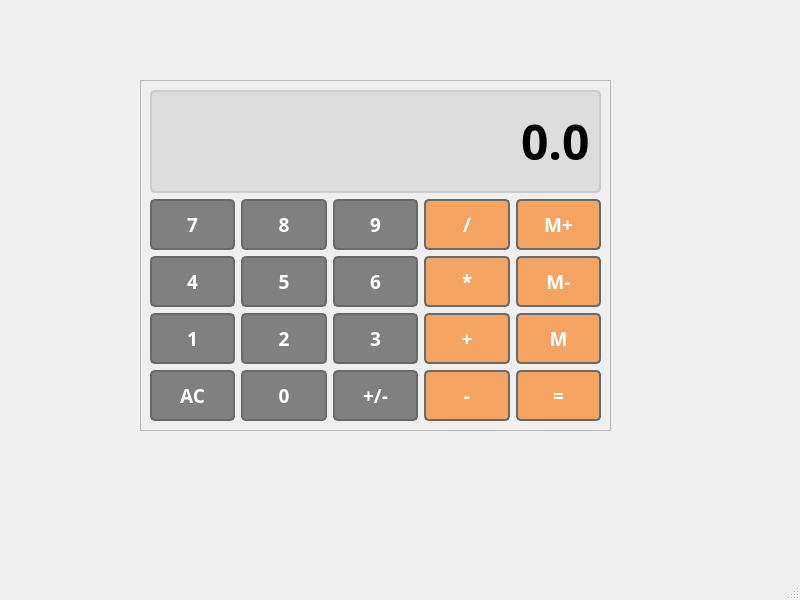
<?xml version="1.0" encoding="UTF-8"?>
<ui version="4.0">
 <class>MainWindow</class>
 <widget class="QMainWindow" name="MainWindow">
  <property name="geometry">
   <rect>
    <x>0</x>
    <y>0</y>
    <width>800</width>
    <height>600</height>
   </rect>
  </property>
  <property name="sizePolicy">
   <sizepolicy hsizetype="Preferred" vsizetype="Preferred">
    <horstretch>0</horstretch>
    <verstretch>0</verstretch>
   </sizepolicy>
  </property>
  <property name="windowTitle">
   <string>MainWindow</string>
  </property>
  <widget class="QWidget" name="centralwidget">
   <widget class="QFrame" name="frame">
    <property name="geometry">
     <rect>
      <x>140</x>
      <y>80</y>
      <width>471</width>
      <height>351</height>
     </rect>
    </property>
    <property name="frameShape">
     <enum>QFrame::StyledPanel</enum>
    </property>
    <property name="frameShadow">
     <enum>QFrame::Raised</enum>
    </property>
    <layout class="QGridLayout" name="gridLayout">
     <item row="1" column="1">
      <widget class="QPushButton" name="Button8">
       <property name="sizePolicy">
        <sizepolicy hsizetype="Preferred" vsizetype="Preferred">
         <horstretch>0</horstretch>
         <verstretch>0</verstretch>
        </sizepolicy>
       </property>
       <property name="font">
        <font>
         <family>Arial Black</family>
         <pointsize>14</pointsize>
         <bold>true</bold>
        </font>
       </property>
       <property name="styleSheet">
        <string notr="true">QPushButton {
    background-color: #808080;  
    border: 2px solid #696969; 
    padding: 10px;
    color: white; 
    border-radius: 5px;  
}
QPushButton:pressed {
    background-color: #C0C0C0;  
    border: 2px solid #D3D3D3;  
    padding: 10px;
    color: white; 
    border-radius: 5px;  
}
</string>
       </property>
       <property name="text">
        <string>8</string>
       </property>
      </widget>
     </item>
     <item row="3" column="4">
      <widget class="QPushButton" name="MemGet">
       <property name="sizePolicy">
        <sizepolicy hsizetype="Preferred" vsizetype="Preferred">
         <horstretch>0</horstretch>
         <verstretch>0</verstretch>
        </sizepolicy>
       </property>
       <property name="font">
        <font>
         <family>Arial Black</family>
         <pointsize>14</pointsize>
         <bold>true</bold>
        </font>
       </property>
       <property name="styleSheet">
        <string notr="true">QPushButton {
    background-color: #F4A460;  
    border: 2px solid #696969; 
    padding: 10px;
    color: white; 
    border-radius: 5px;  
}
QPushButton:pressed {
    background-color: #C0C0C0;  
    border: 2px solid #D3D3D3;  
    padding: 10px;
    color: white; 
    border-radius: 5px;  
}
</string>
       </property>
       <property name="text">
        <string>M</string>
       </property>
      </widget>
     </item>
     <item row="3" column="2">
      <widget class="QPushButton" name="Button3">
       <property name="sizePolicy">
        <sizepolicy hsizetype="Preferred" vsizetype="Preferred">
         <horstretch>0</horstretch>
         <verstretch>0</verstretch>
        </sizepolicy>
       </property>
       <property name="font">
        <font>
         <family>Arial Black</family>
         <pointsize>14</pointsize>
         <bold>true</bold>
        </font>
       </property>
       <property name="styleSheet">
        <string notr="true">QPushButton {
    background-color: #808080;  
    border: 2px solid #696969; 
    padding: 10px;
    color: white; 
    border-radius: 5px;  
}
QPushButton:pressed {
    background-color: #C0C0C0;  
    border: 2px solid #D3D3D3;  
    padding: 10px;
    color: white; 
    border-radius: 5px;  
}
</string>
       </property>
       <property name="text">
        <string>3</string>
       </property>
      </widget>
     </item>
     <item row="1" column="2">
      <widget class="QPushButton" name="Button9">
       <property name="sizePolicy">
        <sizepolicy hsizetype="Preferred" vsizetype="Preferred">
         <horstretch>0</horstretch>
         <verstretch>0</verstretch>
        </sizepolicy>
       </property>
       <property name="font">
        <font>
         <family>Arial Black</family>
         <pointsize>14</pointsize>
         <bold>true</bold>
        </font>
       </property>
       <property name="styleSheet">
        <string notr="true">QPushButton {
    background-color: #808080;  
    border: 2px solid #696969; 
    padding: 10px;
    color: white; 
    border-radius: 5px;  
}
QPushButton:pressed {
    background-color: #C0C0C0;  
    border: 2px solid #D3D3D3;  
    padding: 10px;
    color: white; 
    border-radius: 5px;  
}
</string>
       </property>
       <property name="text">
        <string>9</string>
       </property>
      </widget>
     </item>
     <item row="3" column="3">
      <widget class="QPushButton" name="Add">
       <property name="sizePolicy">
        <sizepolicy hsizetype="Preferred" vsizetype="Preferred">
         <horstretch>0</horstretch>
         <verstretch>0</verstretch>
        </sizepolicy>
       </property>
       <property name="font">
        <font>
         <family>Arial Black</family>
         <pointsize>14</pointsize>
         <bold>true</bold>
        </font>
       </property>
       <property name="styleSheet">
        <string notr="true">QPushButton {
    background-color: #F4A460;  
    border: 2px solid #696969; 
    padding: 10px;
    color: white; 
    border-radius: 5px;  
}
QPushButton:pressed {
    background-color: #C0C0C0;  
    border: 2px solid #D3D3D3;  
    padding: 10px;
    color: white; 
    border-radius: 5px;  
}
</string>
       </property>
       <property name="text">
        <string>+</string>
       </property>
      </widget>
     </item>
     <item row="2" column="1">
      <widget class="QPushButton" name="Button5">
       <property name="sizePolicy">
        <sizepolicy hsizetype="Preferred" vsizetype="Preferred">
         <horstretch>0</horstretch>
         <verstretch>0</verstretch>
        </sizepolicy>
       </property>
       <property name="font">
        <font>
         <family>Arial Black</family>
         <pointsize>14</pointsize>
         <bold>true</bold>
        </font>
       </property>
       <property name="styleSheet">
        <string notr="true">QPushButton {
    background-color: #808080;  
    border: 2px solid #696969; 
    padding: 10px;
    color: white; 
    border-radius: 5px;  
}
QPushButton:pressed {
    background-color: #C0C0C0;  
    border: 2px solid #D3D3D3;  
    padding: 10px;
    color: white; 
    border-radius: 5px;  
}
</string>
       </property>
       <property name="text">
        <string>5</string>
       </property>
      </widget>
     </item>
     <item row="1" column="3">
      <widget class="QPushButton" name="Divide">
       <property name="sizePolicy">
        <sizepolicy hsizetype="Preferred" vsizetype="Preferred">
         <horstretch>0</horstretch>
         <verstretch>0</verstretch>
        </sizepolicy>
       </property>
       <property name="font">
        <font>
         <family>Arial Black</family>
         <pointsize>14</pointsize>
         <bold>true</bold>
        </font>
       </property>
       <property name="styleSheet">
        <string notr="true">QPushButton {
    background-color: #F4A460;  
    border: 2px solid #696969; 
    padding: 10px;
    color: white; 
    border-radius: 5px;  
}
QPushButton:pressed {
    background-color: #C0C0C0;  
    border: 2px solid #D3D3D3;  
    padding: 10px;
    color: white; 
    border-radius: 5px;  
}
</string>
       </property>
       <property name="text">
        <string>/</string>
       </property>
      </widget>
     </item>
     <item row="1" column="4">
      <widget class="QPushButton" name="MemAdd">
       <property name="sizePolicy">
        <sizepolicy hsizetype="Preferred" vsizetype="Preferred">
         <horstretch>0</horstretch>
         <verstretch>0</verstretch>
        </sizepolicy>
       </property>
       <property name="font">
        <font>
         <family>Arial Black</family>
         <pointsize>14</pointsize>
         <bold>true</bold>
        </font>
       </property>
       <property name="styleSheet">
        <string notr="true">QPushButton {
    background-color: #F4A460;  
    border: 2px solid #696969; 
    padding: 10px;
    color: white; 
    border-radius: 5px;  
}
QPushButton:pressed {
    background-color: #C0C0C0;  
    border: 2px solid #D3D3D3;  
    padding: 10px;
    color: white; 
    border-radius: 5px;  
}
</string>
       </property>
       <property name="text">
        <string>M+</string>
       </property>
      </widget>
     </item>
     <item row="3" column="1">
      <widget class="QPushButton" name="Button2">
       <property name="sizePolicy">
        <sizepolicy hsizetype="Preferred" vsizetype="Preferred">
         <horstretch>0</horstretch>
         <verstretch>0</verstretch>
        </sizepolicy>
       </property>
       <property name="font">
        <font>
         <family>Arial Black</family>
         <pointsize>14</pointsize>
         <bold>true</bold>
        </font>
       </property>
       <property name="styleSheet">
        <string notr="true">QPushButton {
    background-color: #808080;  
    border: 2px solid #696969; 
    padding: 10px;
    color: white; 
    border-radius: 5px;  
}
QPushButton:pressed {
    background-color: #C0C0C0;  
    border: 2px solid #D3D3D3;  
    padding: 10px;
    color: white; 
    border-radius: 5px;  
}
</string>
       </property>
       <property name="text">
        <string>2</string>
       </property>
      </widget>
     </item>
     <item row="1" column="0">
      <widget class="QPushButton" name="Button7">
       <property name="sizePolicy">
        <sizepolicy hsizetype="Preferred" vsizetype="Preferred">
         <horstretch>0</horstretch>
         <verstretch>0</verstretch>
        </sizepolicy>
       </property>
       <property name="font">
        <font>
         <family>Arial Black</family>
         <pointsize>14</pointsize>
         <bold>true</bold>
        </font>
       </property>
       <property name="styleSheet">
        <string notr="true">QPushButton {
    background-color: #808080;  
    border: 2px solid #696969; 
    padding: 10px;
    color: white; 
    border-radius: 5px;  
}
QPushButton:pressed {
    background-color: #C0C0C0;  
    border: 2px solid #D3D3D3;  
    padding: 10px;
    color: white; 
    border-radius: 5px;  
}
</string>
       </property>
       <property name="text">
        <string>7</string>
       </property>
      </widget>
     </item>
     <item row="2" column="3">
      <widget class="QPushButton" name="Multiply">
       <property name="sizePolicy">
        <sizepolicy hsizetype="Preferred" vsizetype="Preferred">
         <horstretch>0</horstretch>
         <verstretch>0</verstretch>
        </sizepolicy>
       </property>
       <property name="font">
        <font>
         <family>Arial Black</family>
         <pointsize>14</pointsize>
         <bold>true</bold>
        </font>
       </property>
       <property name="styleSheet">
        <string notr="true">QPushButton {
    background-color: #F4A460;  
    border: 2px solid #696969; 
    padding: 10px;
    color: white; 
    border-radius: 5px;  
}
QPushButton:pressed {
    background-color: #C0C0C0;  
    border: 2px solid #D3D3D3;  
    padding: 10px;
    color: white; 
    border-radius: 5px;  
}
</string>
       </property>
       <property name="text">
        <string>*</string>
       </property>
      </widget>
     </item>
     <item row="2" column="0">
      <widget class="QPushButton" name="Button4">
       <property name="sizePolicy">
        <sizepolicy hsizetype="Preferred" vsizetype="Preferred">
         <horstretch>0</horstretch>
         <verstretch>0</verstretch>
        </sizepolicy>
       </property>
       <property name="font">
        <font>
         <family>Arial Black</family>
         <pointsize>14</pointsize>
         <bold>true</bold>
        </font>
       </property>
       <property name="styleSheet">
        <string notr="true">QPushButton {
    background-color: #808080;  
    border: 2px solid #696969; 
    padding: 10px;
    color: white; 
    border-radius: 5px;  
}
QPushButton:pressed {
    background-color: #C0C0C0;  
    border: 2px solid #D3D3D3;  
    padding: 10px;
    color: white; 
    border-radius: 5px;  
}
</string>
       </property>
       <property name="text">
        <string>4</string>
       </property>
      </widget>
     </item>
     <item row="2" column="2">
      <widget class="QPushButton" name="Button6">
       <property name="sizePolicy">
        <sizepolicy hsizetype="Preferred" vsizetype="Preferred">
         <horstretch>0</horstretch>
         <verstretch>0</verstretch>
        </sizepolicy>
       </property>
       <property name="font">
        <font>
         <family>Arial Black</family>
         <pointsize>14</pointsize>
         <bold>true</bold>
        </font>
       </property>
       <property name="styleSheet">
        <string notr="true">QPushButton {
    background-color: #808080;  
    border: 2px solid #696969; 
    padding: 10px;
    color: white; 
    border-radius: 5px;  
}
QPushButton:pressed {
    background-color: #C0C0C0;  
    border: 2px solid #D3D3D3;  
    padding: 10px;
    color: white; 
    border-radius: 5px;  
}
</string>
       </property>
       <property name="text">
        <string>6</string>
       </property>
      </widget>
     </item>
     <item row="2" column="4">
      <widget class="QPushButton" name="MemClear">
       <property name="sizePolicy">
        <sizepolicy hsizetype="Preferred" vsizetype="Preferred">
         <horstretch>0</horstretch>
         <verstretch>0</verstretch>
        </sizepolicy>
       </property>
       <property name="font">
        <font>
         <family>Arial Black</family>
         <pointsize>14</pointsize>
         <bold>true</bold>
        </font>
       </property>
       <property name="styleSheet">
        <string notr="true">QPushButton {
    background-color: #F4A460;  
    border: 2px solid #696969; 
    padding: 10px;
    color: white; 
    border-radius: 5px;  
}
QPushButton:pressed {
    background-color: #C0C0C0;  
    border: 2px solid #D3D3D3;  
    padding: 10px;
    color: white; 
    border-radius: 5px;  
}
</string>
       </property>
       <property name="text">
        <string>M-</string>
       </property>
      </widget>
     </item>
     <item row="3" column="0">
      <widget class="QPushButton" name="Button1">
       <property name="sizePolicy">
        <sizepolicy hsizetype="Preferred" vsizetype="Preferred">
         <horstretch>0</horstretch>
         <verstretch>0</verstretch>
        </sizepolicy>
       </property>
       <property name="font">
        <font>
         <family>Arial Black</family>
         <pointsize>14</pointsize>
         <bold>true</bold>
        </font>
       </property>
       <property name="styleSheet">
        <string notr="true">QPushButton {
    background-color: #808080;  
    border: 2px solid #696969; 
    padding: 10px;
    color: white; 
    border-radius: 5px;  
}
QPushButton:pressed {
    background-color: #C0C0C0;  
    border: 2px solid #D3D3D3;  
    padding: 10px;
    color: white; 
    border-radius: 5px;  
}
</string>
       </property>
       <property name="text">
        <string>1</string>
       </property>
      </widget>
     </item>
     <item row="4" column="0">
      <widget class="QPushButton" name="Clear">
       <property name="sizePolicy">
        <sizepolicy hsizetype="Preferred" vsizetype="Preferred">
         <horstretch>0</horstretch>
         <verstretch>0</verstretch>
        </sizepolicy>
       </property>
       <property name="font">
        <font>
         <family>Arial Black</family>
         <pointsize>14</pointsize>
         <bold>true</bold>
        </font>
       </property>
       <property name="styleSheet">
        <string notr="true">QPushButton {
    background-color: #808080;  
    border: 2px solid #696969; 
    padding: 10px;
    color: white; 
    border-radius: 5px;  
}
QPushButton:pressed {
    background-color: #C0C0C0;  
    border: 2px solid #D3D3D3;  
    padding: 10px;
    color: white; 
    border-radius: 5px;  
}
</string>
       </property>
       <property name="text">
        <string>AC</string>
       </property>
      </widget>
     </item>
     <item row="4" column="1">
      <widget class="QPushButton" name="Button0">
       <property name="sizePolicy">
        <sizepolicy hsizetype="Preferred" vsizetype="Preferred">
         <horstretch>0</horstretch>
         <verstretch>0</verstretch>
        </sizepolicy>
       </property>
       <property name="font">
        <font>
         <family>Arial Black</family>
         <pointsize>14</pointsize>
         <bold>true</bold>
        </font>
       </property>
       <property name="styleSheet">
        <string notr="true">QPushButton {
    background-color: #808080;  
    border: 2px solid #696969; 
    padding: 10px;
    color: white; 
    border-radius: 5px;  
}
QPushButton:pressed {
    background-color: #C0C0C0;  
    border: 2px solid #D3D3D3;  
    padding: 10px;
    color: white; 
    border-radius: 5px;  
}
</string>
       </property>
       <property name="text">
        <string>0</string>
       </property>
      </widget>
     </item>
     <item row="4" column="2">
      <widget class="QPushButton" name="ChangeSign">
       <property name="sizePolicy">
        <sizepolicy hsizetype="Preferred" vsizetype="Preferred">
         <horstretch>0</horstretch>
         <verstretch>0</verstretch>
        </sizepolicy>
       </property>
       <property name="font">
        <font>
         <family>Arial Black</family>
         <pointsize>14</pointsize>
         <bold>true</bold>
        </font>
       </property>
       <property name="styleSheet">
        <string notr="true">QPushButton {
    background-color: #808080;  
    border: 2px solid #696969; 
    padding: 10px;
    color: white; 
    border-radius: 5px;  
}
QPushButton:pressed {
    background-color: #C0C0C0;  
    border: 2px solid #D3D3D3;  
    padding: 10px;
    color: white; 
    border-radius: 5px;  
}
</string>
       </property>
       <property name="text">
        <string>+/-</string>
       </property>
      </widget>
     </item>
     <item row="4" column="3">
      <widget class="QPushButton" name="Substract">
       <property name="sizePolicy">
        <sizepolicy hsizetype="Preferred" vsizetype="Preferred">
         <horstretch>0</horstretch>
         <verstretch>0</verstretch>
        </sizepolicy>
       </property>
       <property name="font">
        <font>
         <family>Arial Black</family>
         <pointsize>14</pointsize>
         <bold>true</bold>
        </font>
       </property>
       <property name="styleSheet">
        <string notr="true">QPushButton {
    background-color: #F4A460;  
    border: 2px solid #696969; 
    padding: 10px;
    color: white; 
    border-radius: 5px;  
}
QPushButton:pressed {
    background-color: #C0C0C0;  
    border: 2px solid #D3D3D3;  
    padding: 10px;
    color: white; 
    border-radius: 5px;  
}
</string>
       </property>
       <property name="text">
        <string>-</string>
       </property>
      </widget>
     </item>
     <item row="4" column="4">
      <widget class="QPushButton" name="Equals">
       <property name="sizePolicy">
        <sizepolicy hsizetype="Preferred" vsizetype="Preferred">
         <horstretch>0</horstretch>
         <verstretch>0</verstretch>
        </sizepolicy>
       </property>
       <property name="font">
        <font>
         <family>Arial Black</family>
         <pointsize>14</pointsize>
         <bold>true</bold>
        </font>
       </property>
       <property name="styleSheet">
        <string notr="true">QPushButton {
    background-color: #F4A460;  
    border: 2px solid #696969; 
    padding: 10px;
    color: white; 
    border-radius: 5px;  
}
QPushButton:pressed {
    background-color: #C0C0C0;  
    border: 2px solid #D3D3D3;  
    padding: 10px;
    color: white; 
    border-radius: 5px;  
}
</string>
       </property>
       <property name="text">
        <string>=</string>
       </property>
      </widget>
     </item>
     <item row="0" column="0" colspan="5">
      <widget class="QLineEdit" name="Display">
       <property name="sizePolicy">
        <sizepolicy hsizetype="Preferred" vsizetype="Expanding">
         <horstretch>0</horstretch>
         <verstretch>0</verstretch>
        </sizepolicy>
       </property>
       <property name="font">
        <font>
         <family>Arial Black</family>
         <pointsize>36</pointsize>
         <bold>true</bold>
        </font>
       </property>
       <property name="styleSheet">
        <string notr="true">QLineEdit {
    background-color: #DCDCDC;  
    border: 2px solid #CCCCCC;  
    color: #000000;  
    padding: 5px;
    border-radius: 5px;  
}
</string>
       </property>
       <property name="text">
        <string>0.0</string>
       </property>
       <property name="alignment">
        <set>Qt::AlignRight|Qt::AlignTrailing|Qt::AlignVCenter</set>
       </property>
      </widget>
     </item>
    </layout>
   </widget>
  </widget>
  <widget class="QMenuBar" name="menubar">
   <property name="geometry">
    <rect>
     <x>0</x>
     <y>0</y>
     <width>800</width>
     <height>22</height>
    </rect>
   </property>
  </widget>
  <widget class="QStatusBar" name="statusbar"/>
 </widget>
 <resources/>
 <connections/>
</ui>
